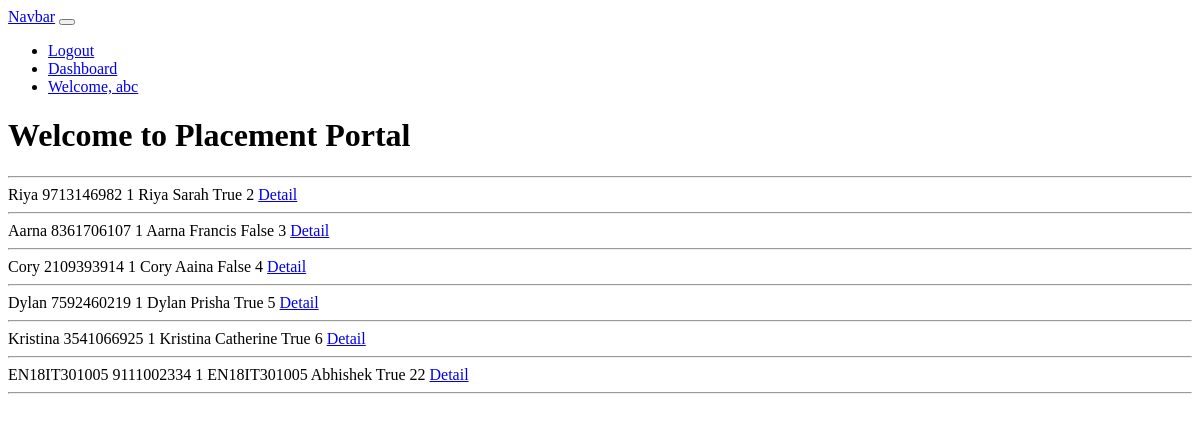
/StudentList (signed in), run on an earlier commit of the app's database.
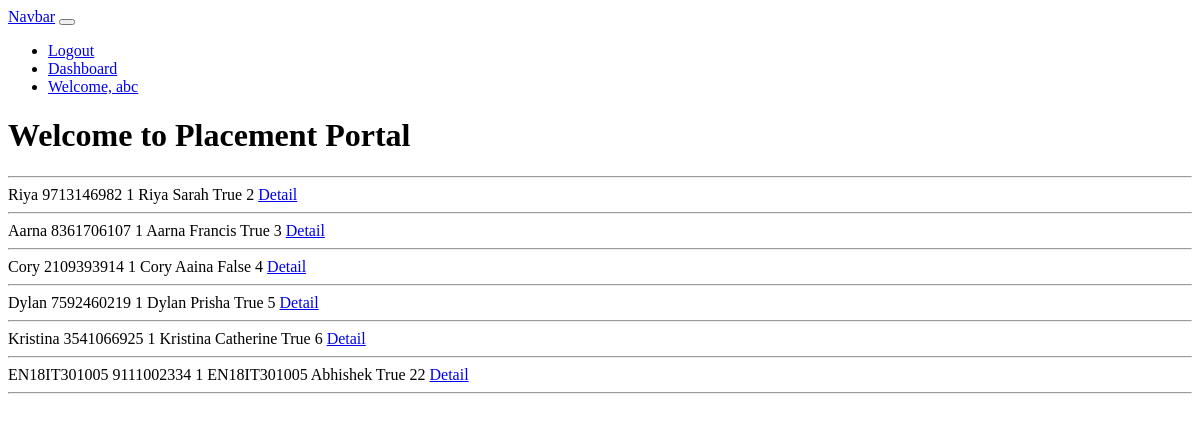
And on a later commit of the database.
### placementapp/models.py (models this page shows)
class Student(models.Model):
    user=models.OneToOneField(to=User,on_delete=models.CASCADE,primary_key=True)
    enrollment_no=models.CharField(max_length=12)
    first_name=models.CharField(max_length=30)
    last_name=models.CharField(max_length=30)
    Gender_Choices=[('MALE','MALE'),
    ('FEMALE','FEMALE'),
    ('OTHERS','OTHERS'),
    ]
    gender=models.CharField(choices=Gender_Choices,null=True,max_length=10,)
    Email=models.EmailField(null=False,blank=False)
    Mobile_No=models.PositiveBigIntegerField(null=False,blank=False)
    School10=models.ForeignKey(to=School,null=True,on_delete=models.SET_NULL,related_name='SchoolX')
    School12=models.ForeignKey(to=School,null=True,on_delete=models.SET_NULL,related_name='SchoolXII')
    Score10=models.DecimalField(max_digits=4,decimal_places=2,null=True,blank=True)
    Score12=models.DecimalField(max_digits=4,decimal_places=2,null=True,blank=True)
    JeePercentile=models.DecimalField(max_digits=4,decimal_places=2,null=True,blank=True)
    Branch=models.ForeignKey(to=BranchDS,on_delete=models.SET_NULL,null=True)
    Aim=models.TextField(null=True,blank=True,)
    Objective=models.TextField(null=True,blank=True,)
    Mission=models.TextField(null=True,blank=True,)
    Vision=models.TextField(null=True,blank=True,)
    mentor=models.ForeignKey(to=Mentor,on_delete=models.SET_NULL,null=True,blank=True)
    PlacementCell=models.ForeignKey(to=PlacementCell,null=True,blank=True,on_delete=models.SET_NULL)
    AppliedPositions=models.ManyToManyField(to=Position,through='Applied')
    maxCTC=models.SmallIntegerField(null=True,default=0)
    Resume=models.FileField(upload_to="Resume",blank=True)
    ResumeURL=models.TextField(null=True,blank=True,)
    def __str__(self):
        return f"{self.enrollment_no} "

class User(AbstractUser):
    USER_TYPE_CHOICES = (
    (1, 'student'),
    (2, 'placementOfficer'),
    (3, 'Company'),
    (4, 'Mentor'),
    (5, 'admin'),
    )
    user_type = models.PositiveSmallIntegerField(choices=USER_TYPE_CHOICES,default=2)
    verified=models.BooleanField(default=False)
    def __str__(self):
        return f"{self.user_type} {self.username} {self.first_name} {self.verified}"

### placementapp/views.py (the view)
# urls.py: path('StudentList',views.ListStudentView),
def ListStudentView(request):
    varuser=request.user
    if varuser.is_authenticated and varuser.verified and varuser.user_type==4:
        mentr=Mentor.objects.get(user=varuser)
        Stu=Student.objects.filter(mentor=mentr)
        return render(request, 'placementapp/Mentor/ListStudent.html',{'dataset':Stu})
    if varuser.is_authenticated and varuser.verified and varuser.user_type==2:
        Stu=Student.objects.all()
        return render(request, 'placementapp/PlacementOff/ListStudent.html',{'dataset':Stu})
    return HttpResponse('<h1> Current User Not Authorised or Verified  </h1>')

### placementapp/templates/placementapp/PlacementOff/ListStudent.html (shortened to what this page needs)
{% extends 'base.html' %}
{% block content %}
<!DOCTYPE html>
<html lang="en">
<head>
</head>
<body>
    {% for data in dataset %}
{{data}}
{{data.Mobile_No}}
{{data.user}}
{{data.user.id}}
<a href="{% url 'StuDetail' data.user.id  %}">Detail</a>
<hr>
{% endfor %}
</body>
</html>
{% endblock %}

What changed in the data, as far as the page shows it:
changed through a linked row, Student "Aarna": user "1 Aarna Francis False" → "1 Aarna Francis True"
